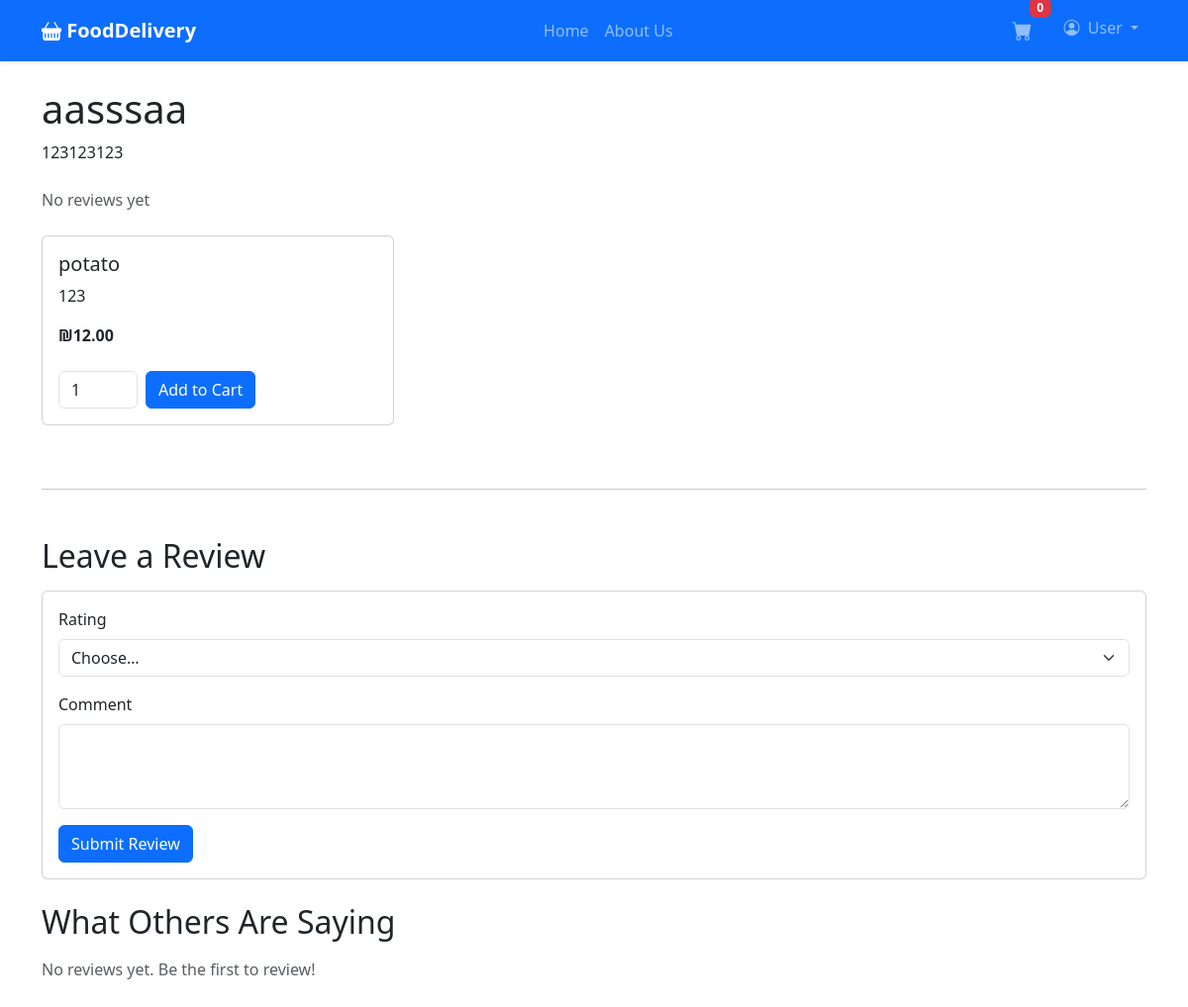
/restaurant/2/ (signed in), run on the app's committed database.
### core/models.py (models this page shows)
class Restaurant(models.Model):
    owner       = models.ForeignKey(
                    User,
                    related_name='restaurants',
                    on_delete=models.CASCADE
                  )
    name        = models.CharField(max_length=255)
    description = models.TextField(blank=True)
    address     = models.CharField(max_length=255, blank=True)
    phone       = models.CharField(max_length=20, blank=True)
    avg_rating  = models.DecimalField(max_digits=2, decimal_places=1, default=0)
    created_at  = models.DateTimeField(auto_now_add=True)
    updated_at  = models.DateTimeField(auto_now=True)

class MenuItem(models.Model):
    restaurant  = models.ForeignKey(Restaurant, related_name='menu_items', on_delete=models.CASCADE)
    name        = models.CharField(max_length=255)
    description = models.TextField(blank=True)
    price       = models.DecimalField(max_digits=8, decimal_places=2)
    image_url   = models.URLField(max_length=500, blank=True)
    created_at  = models.DateTimeField(auto_now_add=True)
    updated_at  = models.DateTimeField(auto_now=True)

### core/views.py (the view)
# urls.py: path('restaurant/<int:id>/',views.menu_view,name='menu'),
def menu_view(request, id):
    if not request.session.get('user_id'):
        return redirect('core:login')
    restaurant = get_object_or_404(Restaurant, id=id)
    menu_items = restaurant.menu_items.all()
    reviews    = restaurant.reviews.select_related('user').order_by('-created_at')
    return render(request, 'menu.html', {
        'restaurant': restaurant,
        'menu_items': menu_items,
        'reviews': reviews,
        'rating_choices': range(1, 6),
    })

### core/templates/menu.html (shortened to what this page needs)
{% extends "index.html" %}
{% block content %}
<h1 class="mb-2">{{ restaurant.name }}</h1>
<p class="mb-4">{{ restaurant.description }}</p>
<div class="mb-4">
  {% with total=restaurant.reviews.count %}
  {% if total %}
  {% comment %} full stars = floor(avg_rating) {% endcomment %}
  {% with full=restaurant.avg_rating|floatformat:0 %}
  {% for i in rating_choices %}
  {% if i <= full %} <i class="bi bi-star-fill text-warning"></i>
    {% else %}
    <i class="bi bi-star text-muted"></i>
    {% endif %}
    {% endfor %}
    <small class="text-muted">({{ total }} review{{ total|pluralize }})</small>
    {% endwith %}
    {% else %}
    <span class="text-muted">No reviews yet</span>
    {% endif %}
    {% endwith %}
</div>
<div class="row">
  {% for item in menu_items %}
  <div class="col-md-4 mb-3">
    <div class="card h-100">
      <div class="card-body d-flex flex-column">
        <h5 class="card-title">{{ item.name }}</h5>
        <p class="card-text">{{ item.description|default:"No description" }}</p>
        <p class="card-text mt-auto"><strong>₪{{ item.price }}</strong></p>
        <div class="d-flex align-items-center mt-2">
          <input type="number" class="form-control me-2 quantity-input" data-item-id="{{ item.id }}" value="1" min="1"
            style="width: 80px;">
          <button class="btn btn-primary add-to-cart-btn" data-item-id="{{ item.id }}">
            Add to Cart
          </button>
        </div>
      </div>
    </div>
  </div>
  {% empty %}
  <p>No menu items found for this restaurant.</p>
  {% endfor %}
</div>
<hr class="my-5">
<h2 class="mb-3">Leave a Review</h2>
<div class="card mb-4">
  <div class="card-body">
      <form method="post" action="{% url 'core:submit_review' restaurant.id %}">
        <div class="mb-3">
          <label for="rating" class="form-label">Rating</label>
          <select id="rating" name="rating" class="form-select" required>
            <option value="">Choose…</option>
          </select>
        </div>
        <div class="mb-3">
          <label for="comment" class="form-label">Comment</label>
          <textarea id="comment" name="comment" class="form-control" rows="3"></textarea>
        </div>
        <button type="submit" class="btn btn-primary">Submit Review</button>
      </form>
    </div>
  </div>
  <h2 class="mb-3">What Others Are Saying</h2>
  {% if reviews %}
  {% for review in reviews %}
  <div class="border rounded p-3 mb-3">
    <div class="d-flex justify-content-between">
      <strong>{{ review.user.first_name }}</strong>
      <small class="text-muted">{{ review.created_at|date:"M d, Y" }}</small>
    </div>
    <div class="mb-2">
      {% for i in rating_choices %}
      {% if i <= review.rating %} <i class="bi bi-star-fill text-warning"></i>
        {% else %}
        <i class="bi bi-star text-muted"></i>
        {% endif %}
        {% endfor %}
    </div>
    {% if review.comment %}
    <p>{{ review.comment }}</p>
    {% endif %}
  </div>
  {% endfor %}
  {% else %}
  <p class="text-muted">No reviews yet. Be the first to review!</p>
  {% endif %}
  {% endblock %}

### data on the page
Restaurant: name "aasssaa", description "123123123"
MenuItem: name "potato", description "123", price "12.00"

### other printed values
{{ request.session.user_first_name|default:"User" }} "User"
